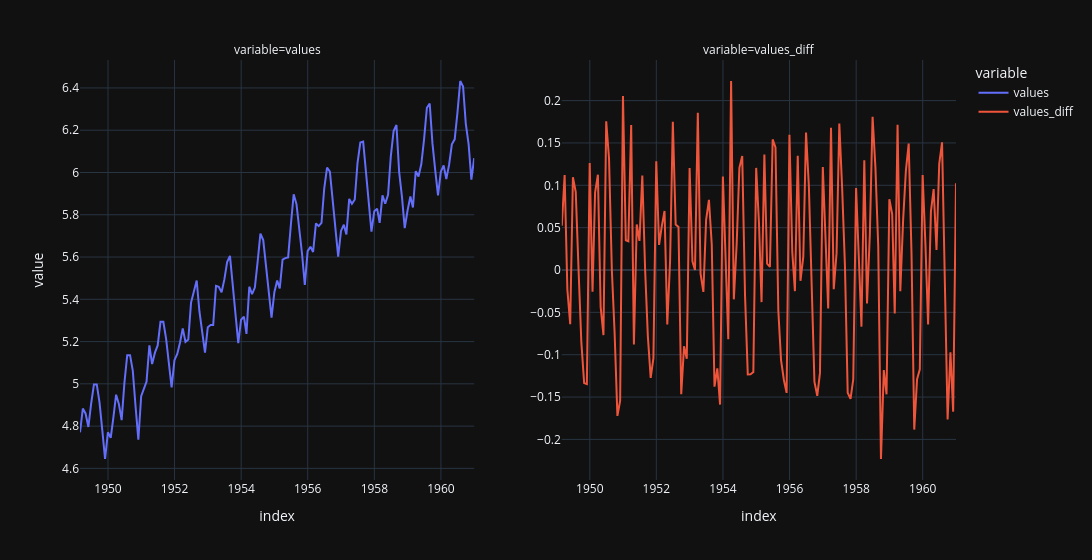

Write notebook code for a chart like this one.
### Code cell
# Now when we print the values and the diffs, we see that the diffs DO HAVE a constant mean
# And that's the effect of having the values differentiated with respect to the original data (where we did not have a constant mean)

fig = df.plot(facet_col='variable', facet_col_spacing=0.1)  # importante facet_col_spacing para tener separación entre los charts
fig.update_yaxes(matches=None)
fig.update_layout(width=1200)


for attr in dir(fig.layout):
    if attr.startswith("yaxis"):
        axis = getattr(fig.layout, attr)
        if axis:
            axis.showticklabels = True
        
fig

### Figure 1 — Plotly figure (JSON) as saved in the notebook; plotly's stock layout.template omitted (floating-point values rounded to 4 significant figures; data arrays with more than 128 entries replaced by an {"elided": "..."} marker saying what was removed)
{"data": [{"hovertemplate": "variable=values<br>index=%{x}<br>value=%{y}<extra></extra>", "legendgroup": "values", "line": {"color": "#636efa", "dash": "solid"}, "marker": {"symbol": "circle"}, "mode": "lines", "name": "values", "orientation": "v", "showlegend": true, "type": "scatter", "x": {"elided": "143 str values"}, "xaxis": "x", "y": {"elided": "143 float values"}, "yaxis": "y"}, {"hovertemplate": "variable=values_diff<br>index=%{x}<br>value=%{y}<extra></extra>", "legendgroup": "values_diff", "line": {"color": "#EF553B", "dash": "solid"}, "marker": {"symbol": "circle"}, "mode": "lines", "name": "values_diff", "orientation": "v", "showlegend": true, "type": "scatter", "x": {"elided": "143 str values"}, "xaxis": "x2", "y": {"elided": "143 float values"}, "yaxis": "y2"}], "layout": {"annotations": [{"font": {}, "showarrow": false, "text": "variable=values", "x": 0.225, "xanchor": "center", "xref": "paper", "y": 1, "yanchor": "bottom", "yref": "paper"}, {"font": {}, "showarrow": false, "text": "variable=values_diff", "x": 0.775, "xanchor": "center", "xref": "paper", "y": 1, "yanchor": "bottom", "yref": "paper"}], "legend": {"title": {"text": "variable"}, "tracegroupgap": 0}, "margin": {"t": 60}, "width": 1200, "xaxis": {"anchor": "y", "domain": [0, 0.45], "title": {"text": "index"}}, "xaxis2": {"anchor": "y2", "domain": [0.55, 1], "matches": "x", "title": {"text": "index"}}, "yaxis": {"anchor": "x", "domain": [0, 1], "showticklabels": true, "title": {"text": "value"}}, "yaxis2": {"anchor": "x2", "domain": [0, 1], "showticklabels": true}}}
